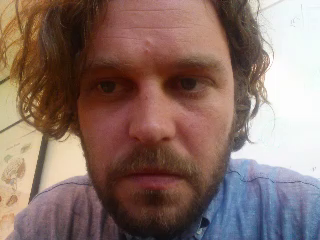
#> input picture frame 90 of rPPG_video.mp4, 320 x 240 px
$ python heartrate.py
#> lines starting #> are read from the running program, lines starting #| are printed output that depends on the picture
import cv2
import numpy as np
from scipy.signal import butter, filtfilt, find_peaks
from scipy.fft import fft, fftfreq
import matplotlib.pyplot as plt

# ---- Settings ----
VIDEO_PATH = "rPPG_video.mp4"

def butter_bandpass(lowcut, highcut, fs, order=4):
    nyq = fs / 2
    b, a = butter(order, [lowcut/nyq, highcut/nyq], btype='band')
    return b, a

# ---- Load video ----
cap = cv2.VideoCapture(VIDEO_PATH)
fps = cap.get(cv2.CAP_PROP_FPS)
total_frames = int(cap.get(cv2.CAP_PROP_FRAME_COUNT))
print(f"Video FPS: {fps:.1f} | Total Frames: {total_frames}")

face_cascade = cv2.CascadeClassifier(cv2.data.haarcascades + 'haarcascade_frontalface_default.xml')

r_signal, g_signal, b_signal = [], [], []

print("Processing video frames...")
frame_count = 0
while True:
    ret, frame = cap.read()
#> frame is the input picture: shape (240, 320, 3); mean B, G, R 104.8, 112.9, 137.4
    if not ret:
        break
    frame_count += 1
    if frame_count % 30 == 0:
        print(f"  Processing frame {frame_count}/{total_frames}...")

    gray = cv2.cvtColor(frame, cv2.COLOR_BGR2GRAY)
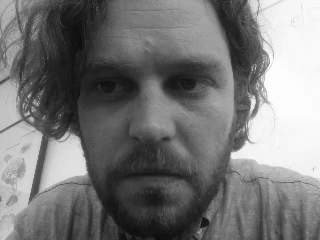
#> gray: shape (240, 320); min 12, max 255, mean 119.2
    faces = face_cascade.detectMultiScale(gray, scaleFactor=1.1, minNeighbors=5)
#> faces = [[55, 12, 194, 194]]

    for (x, y, w, h) in faces:
        # Use forehead region only (top 1/3 of face = purest skin signal)
        forehead = frame[y:y+h//3, x:x+w]
        r_signal.append(np.mean(forehead[:, :, 2]))
        g_signal.append(np.mean(forehead[:, :, 1]))
        b_signal.append(np.mean(forehead[:, :, 0]))
        break
#> this loop made 1 pass
#> pass 1, `forehead = frame[y:y+h//3, x:x+w]`:
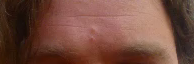
#> forehead: shape (64, 194, 3); mean B, G, R 62.5, 75.1, 115.5
#> after the loop, b_signal = [62.47]; g_signal = [75.08]; r_signal = [115.5]

cap.release()

if len(g_signal) < 30:
    print("Not enough face frames detected. Check your video.")
    exit()

print(f"Face detected in {len(g_signal)} frames out of {total_frames}")

# ---- POS Algorithm (same as MATLAB) ----
r = np.array(r_signal)
g = np.array(g_signal)
b = np.array(b_signal)

# Normalize each channel
r = (r - np.mean(r)) / np.std(r)
g = (g - np.mean(g)) / np.std(g)
b = (b - np.mean(b)) / np.std(b)

# POS: S = G - R (skin color projection)
S1 = g - r
S2 = g + r - 2 * b
alpha = np.std(S1) / np.std(S2)
pos_signal = S1 + alpha * S2

# ---- Bandpass filter (42-180 BPM = 0.7-3.0 Hz) ----
b_filt, a_filt = butter_bandpass(0.7, 3.0, fps)
filtered = filtfilt(b_filt, a_filt, pos_signal)

# ---- FFT to find heart rate ----
N = len(filtered)
freqs = fftfreq(N, 1/fps)
fft_vals = np.abs(fft(filtered))

mask = (freqs >= 0.7) & (freqs <= 3.0)
peak_freq = freqs[mask][np.argmax(fft_vals[mask])]
heart_rate = peak_freq * 60

# ---- Heart rate over time (sliding window) ----
window_sec = 10
window_size = int(window_sec * fps)
step_size = int(fps)
hr_over_time = []
time_points = []

for start in range(0, len(filtered) - window_size, step_size):
    window = filtered[start:start + window_size]
    freqs_w = fftfreq(window_size, 1/fps)
    fft_w = np.abs(fft(window))
    mask_w = (freqs_w >= 0.7) & (freqs_w <= 3.0)
    if mask_w.any():
        pf = freqs_w[mask_w][np.argmax(fft_w[mask_w])]
        hr_over_time.append(pf * 60)
        time_points.append(start / fps)

# ---- Print results ----
print("\n===== RESULTS =====")
print(f"Average Heart Rate: {heart_rate:.1f} BPM")
if hr_over_time:
    print(f"Min: {min(hr_over_time):.1f} BPM | Max: {max(hr_over_time):.1f} BPM")

# ---- Plot (same as MATLAB output) ----
fig, axes = plt.subplots(3, 1, figsize=(12, 10))

axes[0].plot(pos_signal, color='blue', linewidth=0.8)
axes[0].set_title("Raw POS Signal")
axes[0].set_xlabel("Frame")
axes[0].set_ylabel("Amplitude")

axes[1].plot(freqs[mask]*60, fft_vals[mask], color='green')
axes[1].axvline(heart_rate, color='r', linestyle='--', linewidth=2, label=f'{heart_rate:.1f} BPM')
axes[1].set_title("Frequency Spectrum (FFT)")
axes[1].set_xlabel("BPM")
axes[1].set_ylabel("Power")
axes[1].legend()

if hr_over_time:
    axes[2].plot(time_points, hr_over_time, color='red', linewidth=2)
    axes[2].set_title("Heart Rate Over Time")
    axes[2].set_xlabel("Time (seconds)")
    axes[2].set_ylabel("BPM")
    axes[2].set_ylim([40, 180])
    axes[2].grid(True)

plt.tight_layout()
plt.savefig("heartrate_result.png")
plt.show()
print("\nPlot saved as heartrate_result.png")

$ run again, starting later in the video
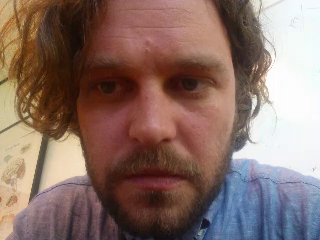
#> input picture frame 408 of rPPG_video.mp4, 320 x 240 px
#> frame is the input picture: shape (240, 320, 3); mean B, G, R 103.7, 111.7, 136.5
#> `gray = cv2.cvtColor(frame, cv2.COLOR_BGR2GRAY)`:
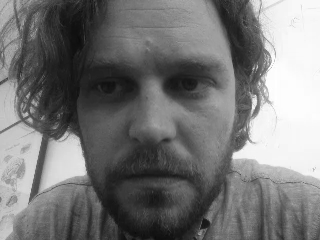
#> gray: shape (240, 320); min 11, max 255, mean 118.2
#> faces = [[55, 11, 200, 200]]
#> the loop `for (x, y, w, h) in faces:` made 1 pass
#> pass 1, `forehead = frame[y:y+h//3, x:x+w]`:
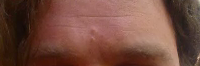
#> forehead: shape (66, 200, 3); mean B, G, R 62.1, 74.4, 114.5
#> after the loop `for (x, y, w, h) in faces:`: b_signal = [62.05]; g_signal = [74.44]; r_signal = [114.5]

$ run again, starting later in the video
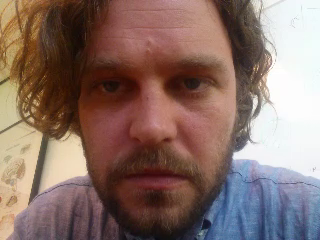
#> input picture frame 725 of rPPG_video.mp4, 320 x 240 px
#> frame is the input picture: shape (240, 320, 3); mean B, G, R 103.9, 111.6, 136.1
#> `gray = cv2.cvtColor(frame, cv2.COLOR_BGR2GRAY)`:
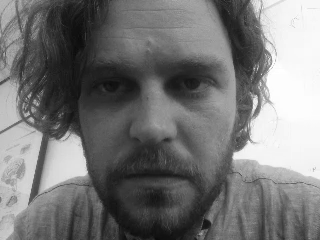
#> gray: shape (240, 320); min 10, max 255, mean 118
#> faces = [[54, 9, 203, 203]]
#> the loop `for (x, y, w, h) in faces:` made 1 pass
#> pass 1, `forehead = frame[y:y+h//3, x:x+w]`:
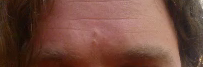
#> forehead: shape (67, 203, 3); mean B, G, R 62.6, 74.4, 113.7
#> after the loop `for (x, y, w, h) in faces:`: b_signal = [62.61]; g_signal = [74.42]; r_signal = [113.7]
